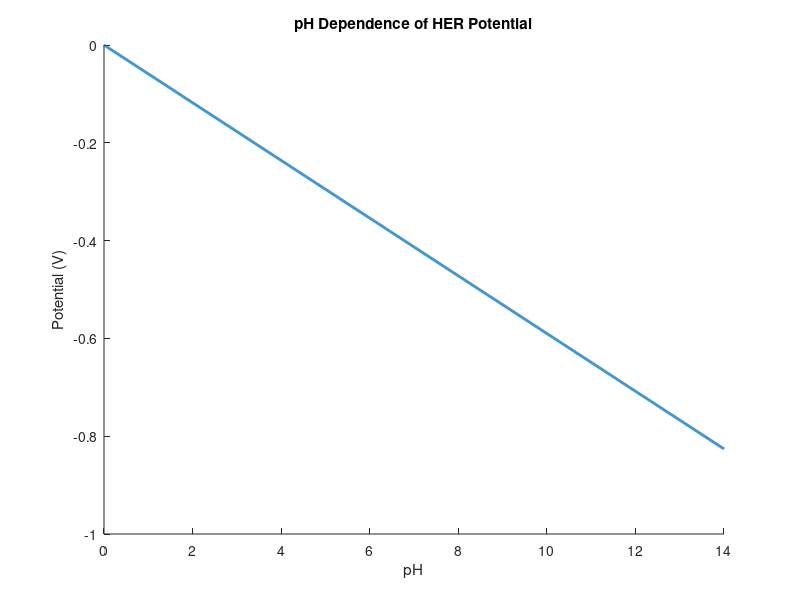

Recreate this plot in MATLAB. (Note: this script raises an error after producing the figure.)
pH = [0:0.01:14]

function pHdependence = pHDependence(E0,slope)

pH = [0:0.01:14]
pHdependence = E0 + pH.*slope

end

figure;

hold on;

plot(pH, pHDependence(0,-0.059), 'LineWidth', 2);
xlabel('pH');
ylabel('Potential (V)');
title('pH Dependence of HER Potential');

yline(-0.277,'k--','Cobalt')
yline(-0.44,'r--','Iron')
yline(-0.7618,'g--','Zinc')
yline(-1.17,'c--','Manganese')
yline(-2.31,'b--','Aluminum')
